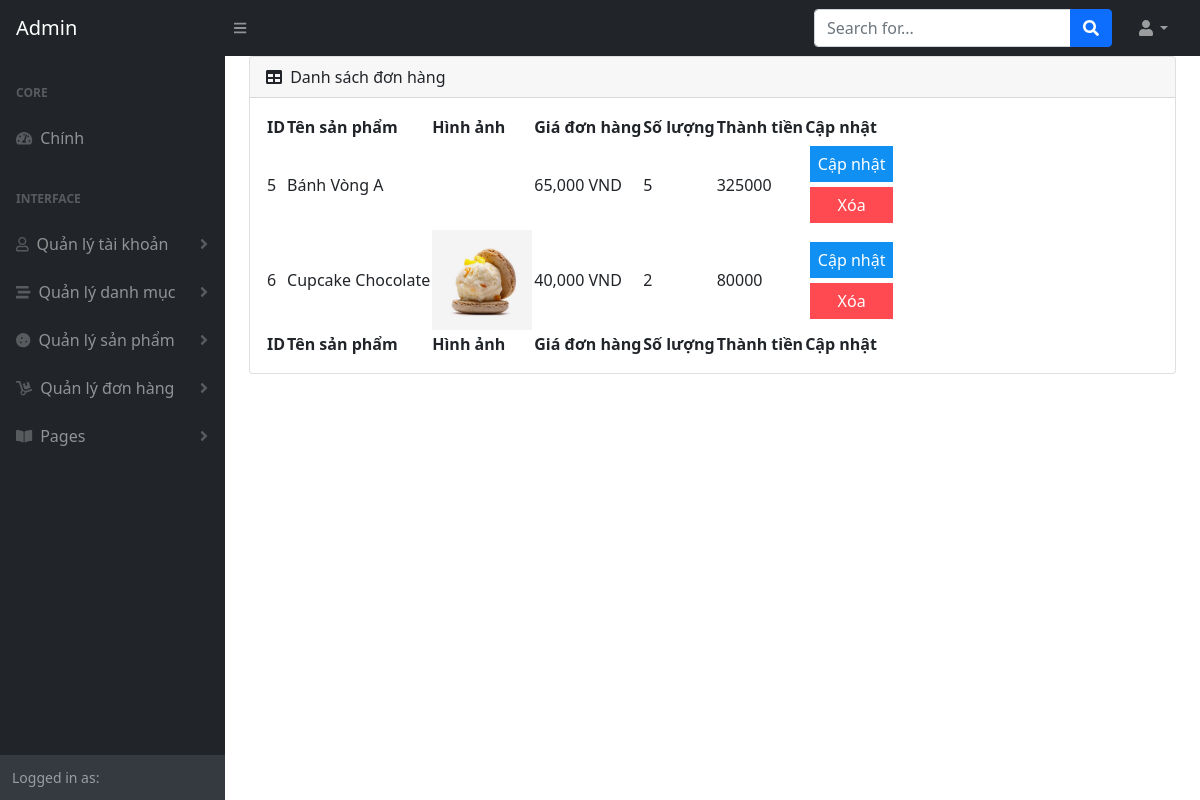
/admin/index.php?module=detailsorder&id=4 (signed in), run on an earlier commit of the app's database.
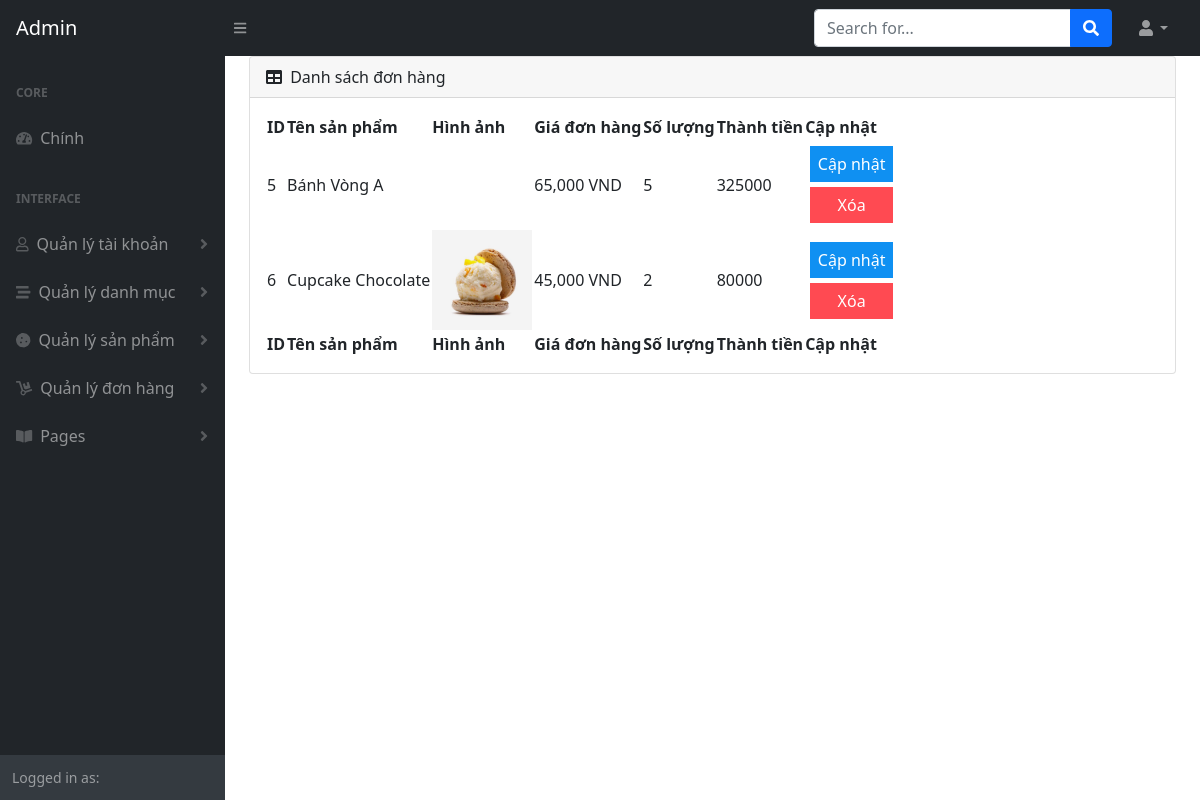
And on a later commit of the database.
### tables this page shows
CREATE TABLE `product` (
  `id` int(10) NOT NULL,
  `name` varchar(255) NOT NULL,
  `image` varchar(255) NOT NULL,
  `description` varchar(255) NOT NULL,
  `price` double NOT NULL,
  `cat_id` int(10) NOT NULL
);

### admin/modules/detailsorder.php (the view, shortened to what this page needs)
<?php
    include('../conn.php');
?>
<div class="card mb-4">
        <div class="card-header">
            <i class="fas fa-table me-1"></i>
               Danh sách đơn hàng
        </div>
        <div class="card-body">
            <table id="datatablesSimple">
                <thead>
                    <tr>
                        <th>ID</th>
                        <th>Tên sản phẩm</th>
                        <th>Hình ảnh</th>
                        <th>Giá đơn hàng</th>
                        <th>Số lượng</th>
                        <th>Thành tiền</th>
                        <th>Cập nhật</th>
                    </tr>
                </thead>
                <tfoot>
                    <tr>
                        <th>ID</th>
                        <th>Tên sản phẩm</th>
                        <th>Hình ảnh</th>
                        <th>Giá đơn hàng</th>
                        <th>Số lượng</th>
                        <th>Thành tiền</th>
                        <th>Cập nhật</th>
                    </tr>
                </tfoot>
                <tbody>
                <?php
                    if(isset($_GET["id"]))
                    {
                        $sql_query = "SELECT * FROM `order-details`, `product` WHERE `order-details`.`id`=`product`.`id` AND `order_id` =".$_GET["id"];
                        $result = mysqli_query($connect, $sql_query);
                    }
                    while($row = mysqli_fetch_array($result)) {?>
                    <tr>
                        <td><?php echo $row["orderdetail_id"] ?></td>
                        <td><?php echo $row["name"] ?></td>
                        <td><img src="../upload/<?php echo $row["image"] ?>" alt=""></td>
                        <td><?php echo number_format($row["price"], 0, '', ',') ?> VND</td>
                        <td><?php echo $row["quantity"] ?></td>
                        <td><?php echo $row["total"] ?></td>
                        <td style="width: 15%;">
                            <a href="?module=updateorder&id=<?php echo $row["orderdetail_id"]?>" name="update">Cập nhật</a>
                            <a href="?module=deleteorder&id=<?php echo $row["orderdetail_id"]?>" onclick="return confirm('Bạn có chắc chắn muốn xóa không?')" name="remove">Xóa</a>
                        </td>
                    </tr>
                   <?php }
                   ?>
                </tbody>
                </div>
    </div>

What changed in the data, as far as the page shows it:
changed order-details "Cupcake Chocolate": product.price "40,000" → "45,000"
